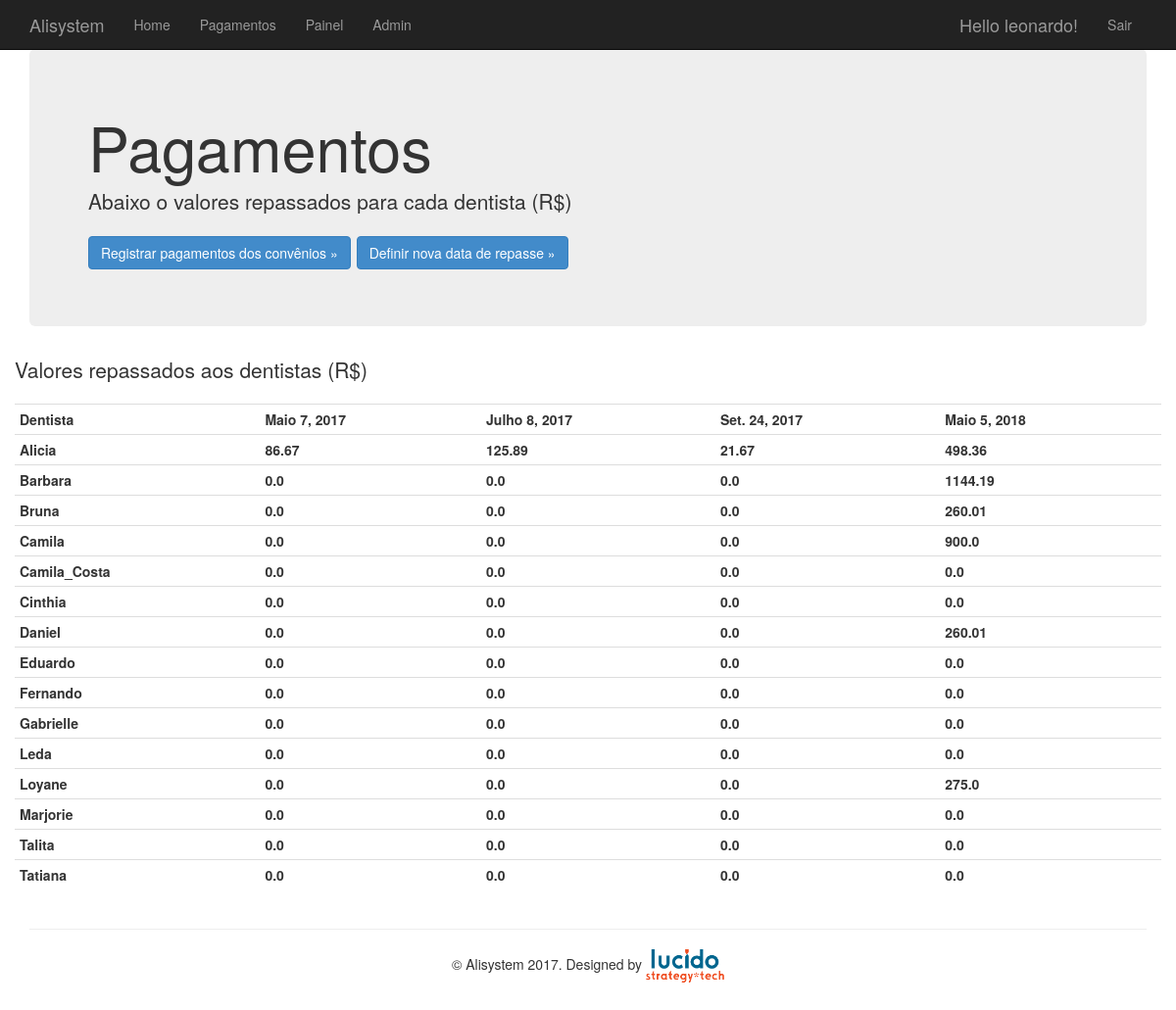
The app's page /pagamentos/ (signed in) with its own data.
### Alisystem/models.py (models this page shows, shortened)
class Dentista(models.Model):
    nome_completo = models.CharField(max_length=100)
    num_CRO = models.CharField(max_length=100, blank = True, verbose_name = 'Número do CRO')
    email = models.EmailField(blank = True, verbose_name = 'E-mail')
    cpf = models.CharField(max_length=11, blank = True)
    banco = models.CharField(max_length=30, blank = True)
    num_agencia = models.CharField(max_length=4, blank = True, verbose_name = 'Agência número')
    num_conta = models.CharField(max_length=20, blank = True, verbose_name = 'Conta número')
    class Meta: ordering = ['nome_completo']

### Alisystem/views.py (the view)
# urls.py: url(r'^pagamentos/$', mostra_pagamentos, name="pagamentos"),
@login_required(login_url = '/login/')
def mostra_pagamentos(request):
    header = ["Dentista"] 	# Lista todas as datas de repasse
    datas_repasse = Procedimentos_aplicado.objects.order_by('data_repasse').values_list('data_repasse', flat=True).distinct()
    for i in datas_repasse:
        if i != None: header.append(i)	# { DENTISTA, data1, data2, ... }
    procedimentos_aplicados = Procedimentos_aplicado.objects.all()
    table_liquido = [header]
    table_repasse = [header]
    d = Dentista.objects.all()
    for dentista in d: # Para cada dentista em Dentista, soma os valores recebidos em cada data de repasse
        pagamentos_dentista_liquido = [dentista.nome_completo]
        pagamentos_dentista_repasse = [dentista.nome_completo]
        for data in datas_repasse: # Para cada data em datas_repasse, soma os valores recebidos para cada dentista
            if data != None:
                atendimentos_dentista = Atendimento.objects.filter(dentista=dentista)
                procedimentos_aplicados_dentista = Procedimentos_aplicado.objects.filter(atendimento__in = atendimentos_dentista)
                soma_liquido = somar_valor_liquido(procedimentos_aplicados_dentista, data)
                soma_repasse = somar_valor_repasse(procedimentos_aplicados_dentista, data)
                if soma_liquido == None: pagamentos_dentista_liquido.append(soma_liquido)
                else: pagamentos_dentista_liquido.append(soma_liquido)
                if soma_repasse == None: pagamentos_dentista_repasse.append(soma_repasse)
                else: pagamentos_dentista_repasse.append(soma_repasse)
        table_liquido.append(pagamentos_dentista_liquido)
        table_repasse.append(pagamentos_dentista_repasse)
    return render(request, 'app/pagamentos.html', {'table_liquido': table_liquido, 'table_repasse': table_repasse})

### Alisystem/views.py (called while the page is built)
def somar_valor_liquido(objetos, data_repasse):
	tabela = objetos.filter(data_repasse=data_repasse)
	soma = 0
	for linha in tabela:
		if linha.valor_liquido_recebido != None: soma = soma + linha.valor_liquido_recebido
	soma = round(soma * 100,0) / 100
	return soma

def somar_valor_repasse(objetos, data_repasse):
	tabela = objetos.filter(data_repasse=data_repasse)
	soma = 0
	for linha in tabela:
		if linha.valor_repassado != None: soma = soma + linha.valor_repassado
	soma = round(soma * 100,0) / 100
	return soma

### Alisystem/templates/app/pagamentos.html (shortened to what this page needs)
{% extends "app/layout.html" %}
{% block content %}
<div class="jumbotron">
    <h1>Pagamentos</h1>
    <p class="lead">Abaixo o valores repassados para cada dentista (R$)</p>
    <p>
    	<a href="/admin/Alisystem/atendimento/"  class="btn btn-primary btn-large">Registrar pagamentos dos convênios &raquo;</a>
        <a href="data_repasse"  class="btn btn-primary btn-large">Definir nova data de repasse &raquo;</a>
	</p>
</div>
<div class="row">
    <p class="lead">Valores repassados aos dentistas (R$)</p>
    <table class = "table table-condensed">
    	{% for linha in table_repasse %}
		<tr>
			{% for coluna in linha %}
			<th>{% if coluna != None %}{{ coluna }}{% endif %}</th>
			{% endfor %}
		</tr>
		{% endfor %}
	</table>
</div>
{% endblock %}

### Alisystem/templates/app/layout.html (shortened to what this page needs)
<!DOCTYPE html>
<html>
<head>
    {% load staticfiles %}
    <link rel="stylesheet" type="text/css" href="{% static 'app/content/bootstrap.min.css' %}" />
    <link rel="stylesheet" type="text/css" href="{% static 'app/content/site.css' %}" />
</head>
<body>
    <div class="navbar navbar-inverse navbar-fixed-top">
        <div class="container">
            <div class="navbar-header">
                <a href="/" class="navbar-brand">Alisystem</a>
            </div>
            <div class="navbar-collapse collapse">
                <ul class="nav navbar-nav">
                    <li><a href="{% url 'home' %}">Home</a></li>
                    <li><a href="{% url 'pagamentos' %}">Pagamentos</a></li>
                    <li><a href="{% url 'dentistas' %}">Painel</a></li>
                    <li><a href="/admin">Admin</a></li>
                </ul>
                {% include 'app/loginpartial.html' %}
            </div>
        </div>
    </div>
    <div class="container body-content">
{% block content %}{% endblock %}
        <hr/>
        <footer>
            <div align="center">
                <p>
                    &copy; Alisystem 2017. Designed by
                    <a href=http://www.lucido.com.br><img width=80px src="{% static "app/lucido_logo.png" %}" alt="logo lucido"></a>
                </p>
            </div>
        </footer>
    </div>
</body>
</html>

### Alisystem/templates/app/loginpartial.html (shortened to what this page needs)
{% if user.is_authenticated %}
<form id="logoutForm" action="/logout" method="post" class="navbar-right">
    <ul class="nav navbar-nav navbar-right">
        <li><span class="navbar-brand">Hello {{ user.username }}!</span></li>
        <li><a href="javascript:document.getElementById('logoutForm').submit()">Sair</a></li>
    </ul>
</form>
{% else %}
<ul class="nav navbar-nav navbar-right">
    <li><a href="{% url 'login' %}">Entrar</a></li>
</ul>
{% endif %}

### records on screen
Dentista: linha "Alicia"
Dentista: linha "Barbara"
Dentista: linha "Bruna"
Dentista: linha "Camila"
Dentista: linha "Camila_Costa"
Dentista: linha "Cinthia"
Dentista: linha "Daniel"
Dentista: linha "Eduardo"
Dentista: linha "Fernando"
Dentista: linha "Gabrielle"
Dentista: linha "Leda"
Dentista: linha "Loyane"
Dentista: linha "Marjorie"
Dentista: linha "Talita"
Dentista: linha "Tatiana"

### other values on screen
{{ user.username }} "leonardo"
{{ coluna }} "Dentista" "Maio 7, 2017" "Julho 8, 2017" "Set. 24, 2017" "Maio 5, 2018" "86.67" "125.89" "21.67" "498.36" "0.0" "0.0" "0.0" "1144.19" "0.0" "0.0" "0.0" "260.01" "0.0" "0.0" "0.0" "900.0" "0.0" "0.0" "0.0" "0.0" "0.0" "0.0" "0.0" "0.0" "0.0" "0.0" "0.0" "260.01" "0.0" "0.0" "0.0" "0.0" "0.0" "0.0" "0.0" "0.0" "0.0" "0.0" "0.0" "0.0" "0.0" "0.0" "0.0" "0.0" "0.0" "0.0" "0.0" "275.0" "0.0" "0.0" "0.0" "0.0" "0.0" "0.0" "0.0" "0.0" "0.0" "0.0" "0.0" "0.0"
